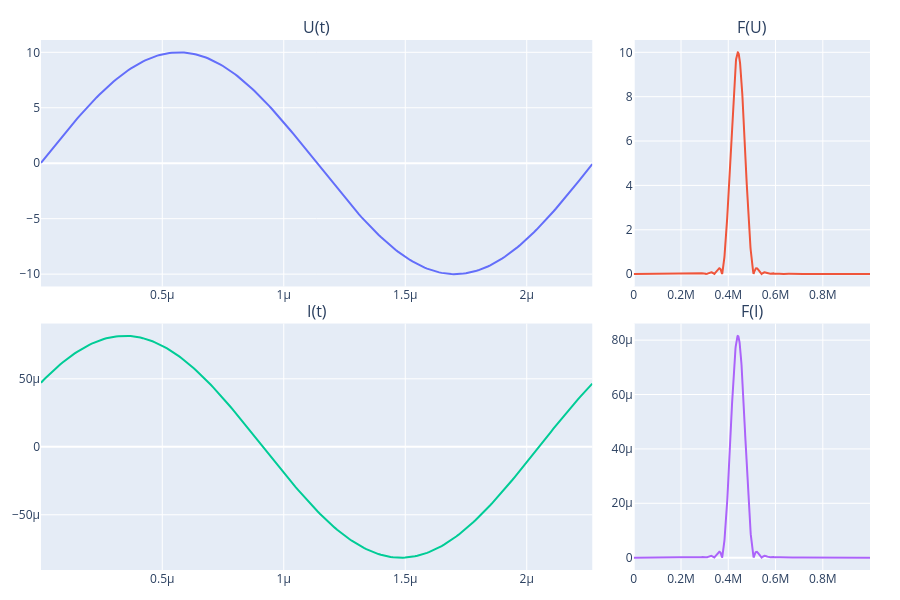

Write notebook code for a chart like this one.
### Code cell
F,V = md.get_spectrum3(t,U)

F_peak_calc = F[np.argmax(V)]
T=1/F_peak_calc

T_counts=md.convert_to_counts(t,T)
window=T_counts*1

fs = 1 / np.mean(np.diff(t)) 
vw.show_I_U_3(t,I,U,0,window)

### Figure 1 — Plotly figure (JSON) as saved in the notebook; plotly's stock layout.template omitted (floating-point values rounded to 4 significant figures; data arrays with more than 128 entries replaced by an {"elided": "..."} marker saying what was removed)
{"data": [{"type": "scatter", "x": {"elided": "231 float values"}, "xaxis": "x", "y": {"elided": "231 float values"}, "yaxis": "y"}, {"type": "scatter", "x": {"elided": "1531 float values"}, "xaxis": "x2", "y": {"elided": "1531 float values"}, "yaxis": "y2"}, {"type": "scatter", "x": {"elided": "231 float values"}, "xaxis": "x3", "y": {"elided": "231 float values"}, "yaxis": "y3"}, {"type": "scatter", "x": {"elided": "1531 float values"}, "xaxis": "x4", "y": {"elided": "1531 float values"}, "yaxis": "y4"}], "layout": {"annotations": [{"font": {"size": 16}, "showarrow": false, "text": "U(t)", "x": 0.3325, "xanchor": "center", "xref": "paper", "y": 1.0, "yanchor": "bottom", "yref": "paper"}, {"font": {"size": 16}, "showarrow": false, "text": "F(U)", "x": 0.8575, "xanchor": "center", "xref": "paper", "y": 1.0, "yanchor": "bottom", "yref": "paper"}, {"font": {"size": 16}, "showarrow": false, "text": "I(t)", "x": 0.3325, "xanchor": "center", "xref": "paper", "y": 0.465, "yanchor": "bottom", "yref": "paper"}, {"font": {"size": 16}, "showarrow": false, "text": "F(I)", "x": 0.8575, "xanchor": "center", "xref": "paper", "y": 0.465, "yanchor": "bottom", "yref": "paper"}], "height": 600, "margin": {"b": 30, "l": 30, "r": 30, "t": 40}, "showlegend": false, "width": 900, "xaxis": {"anchor": "y", "domain": [0, 0.665]}, "xaxis2": {"anchor": "y2", "domain": [0.715, 1]}, "xaxis3": {"anchor": "y3", "domain": [0, 0.665]}, "xaxis4": {"anchor": "y4", "domain": [0.715, 1]}, "yaxis": {"anchor": "x", "domain": [0.535, 1.0]}, "yaxis2": {"anchor": "x2", "domain": [0.535, 1.0]}, "yaxis3": {"anchor": "x3", "domain": [0, 0.465]}, "yaxis4": {"anchor": "x4", "domain": [0, 0.465]}}}
